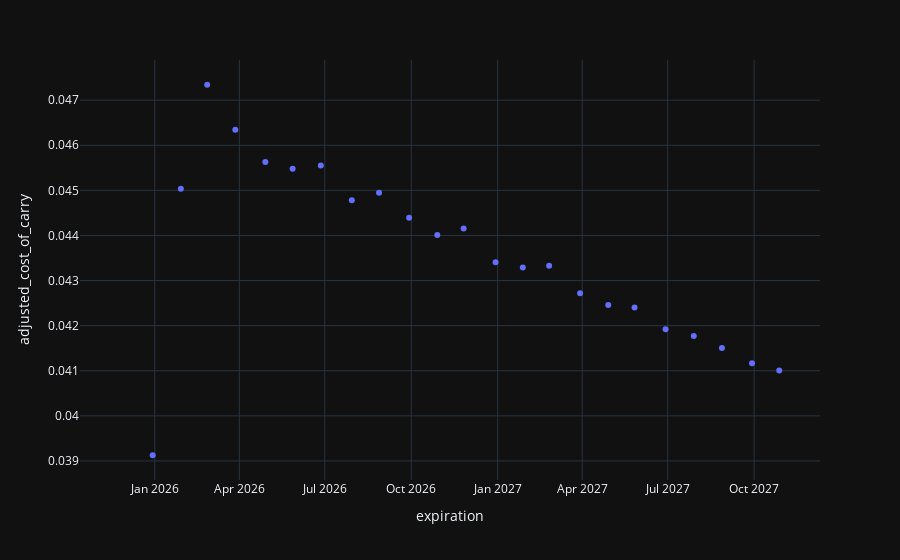

Here is the notebook cell this chart was saved with:
### Code cell
px.scatter(two_years, x="expiration", y="adjusted_cost_of_carry")
